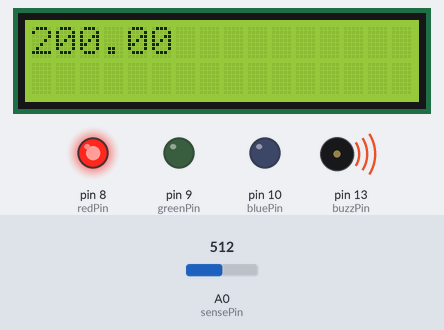
Simulated run of this sketch. Board: Arduino Uno, built with avr-gcc and run on an emulated ATmega328P. Parts: 16×2 character LCD, output pins drawn as LEDs (lit = HIGH), buzzer (waves = sounding). The inputs (shaded band) are chosen by the test bench; at power-on: A0 (sensePin) = 512.

Above: at 1.2 s.
1.3 s: A0 (sensePin) set to 185
At 1.8 s:
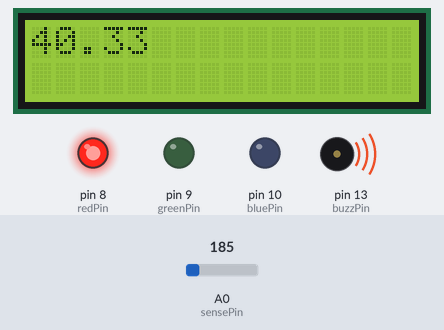
2.9 s: A0 (sensePin) set to 167
At 3.7 s:
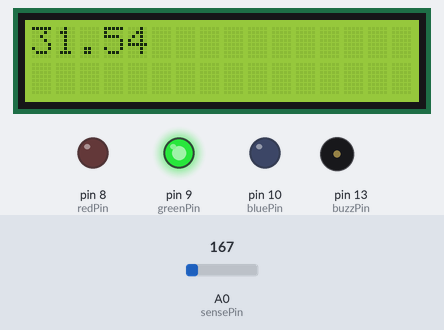
4.4 s: A0 (sensePin) set to 148
At 5.7 s:
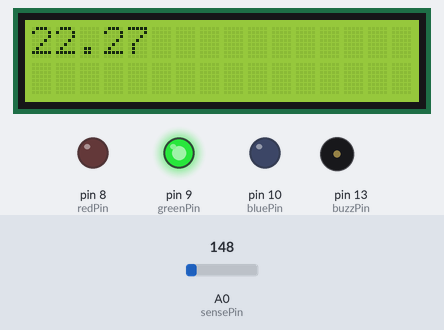
6.0 s: A0 (sensePin) set to 121
At 6.9 s:
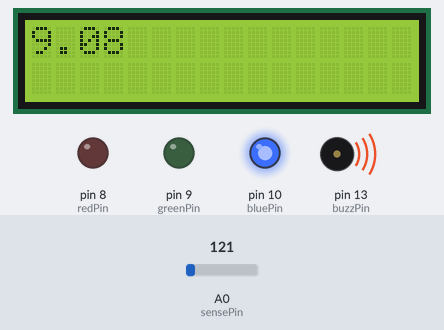
Timing chart, 0 to 8.6 s (numbered marks = the images above; inputs shaded):
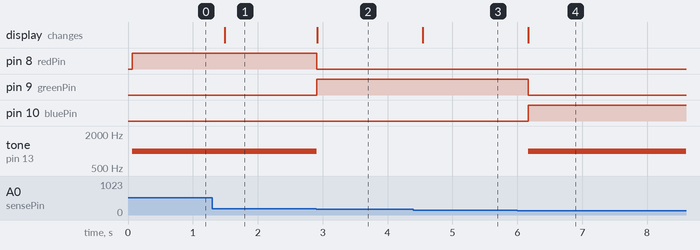

The sketch:

temperature-on-LCD-display.ino
```cpp
#include <LiquidCrystal.h>

const int rs = 12, en = 11, d4 = 5, d5 = 4, d6 = 3, d7 = 2;
LiquidCrystal lcd(rs, en, d4, d5, d6, d7);
int sensePin = A0;
int sensorInput;
double temp, temperature;
int buzzPin = 13, redPin = 8, greenPin = 9, bluePin = 10;


void setup()
{

  lcd.begin(16, 2);
  pinMode(2, OUTPUT);
  pinMode(3, OUTPUT);
  pinMode(4, OUTPUT);
  pinMode(5, OUTPUT);
  pinMode(11, OUTPUT);
  pinMode(12, OUTPUT);
  pinMode(13, OUTPUT);
  pinMode(8, OUTPUT);
  pinMode(9, OUTPUT);
  pinMode(10, OUTPUT);

}

void loop()
{

     digitalWrite(redPin, LOW);
     digitalWrite(bluePin, LOW);
     digitalWrite(greenPin, LOW);
     noTone(buzzPin);

  sensorInput = analogRead(A0);
  temperature = double(sensorInput)/1024*5-0.5;
  temp = temperature * 100;

  if (temp > 35)
  {
     digitalWrite(redPin, HIGH);
     digitalWrite(bluePin, LOW);
     digitalWrite(greenPin, LOW);
     tone(buzzPin, 1000);

  }

  if (temp < 15)
  {
     digitalWrite(redPin, LOW);
     digitalWrite(bluePin, HIGH);
     digitalWrite(greenPin, LOW);
	 tone(buzzPin, 1000);

  }

  if (temp > 15 && temp < 35)
  {
     digitalWrite(redPin, LOW);
     digitalWrite(bluePin, LOW);
     digitalWrite(greenPin, HIGH);
  }
  lcd.clear();
  lcd.print(temp);
  delay(200);
}
```

Measured:
- the behaviour switches between 175 and 174 on A0 (sensePin) (found by bisection; images 1 and 2)
- the behaviour switches between 134 and 133 on A0 (sensePin) (found by bisection; images 3 and 4)
- after the input at 1.3 s, the display: changes after 0.19 s (image 1)
- after the input at 2.9 s, pin 8 (redPin): HIGH → LOW at once; pin 9 (greenPin): LOW → HIGH at once; tone on pin 13 (buzzPin): 1000 Hz → silent at once; the display: changes at once (image 2)
- after the input at 4.4 s, the display: changes after 0.14 s (image 3)
- after the input at 6.0 s, pin 9 (greenPin): HIGH → LOW after 0.17 s; pin 10 (bluePin): LOW → HIGH after 0.17 s; tone on pin 13 (buzzPin): silent → 1000 Hz after 0.17 s; the display: changes after 0.17 s (image 4)
